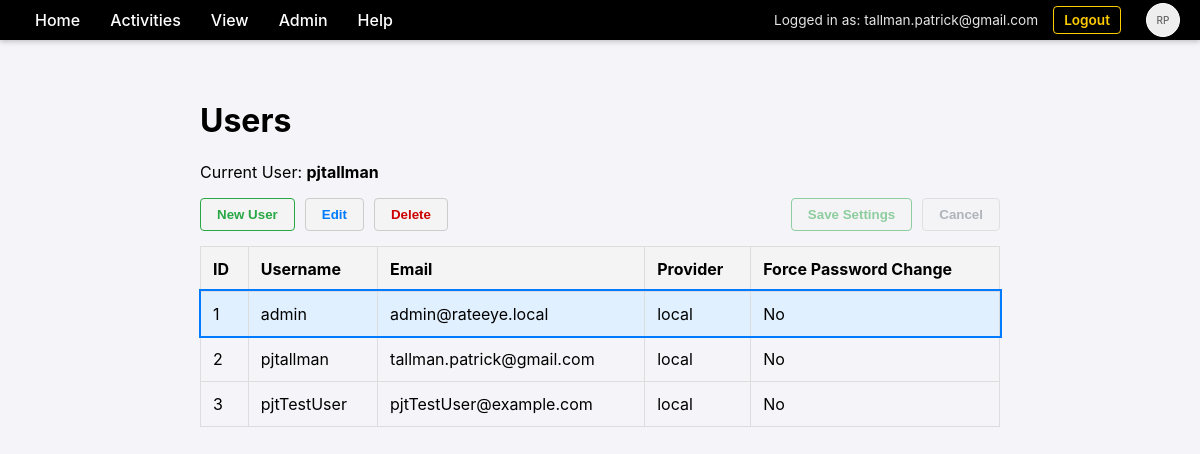
The app's page /admin/users (signed in) with its own data.
### database.py (models this page shows)
class User(Base):
    __tablename__ = "users"
    id = Column(Integer, primary_key=True, index=True)
    username = Column(String, unique=True, index=True)
    email = Column(String, unique=True, index=True)
    hashed_password = Column(String, nullable=True)
    is_authorized = Column(Boolean, default=True)
    force_password_change = Column(Boolean, default=False)
    provider = Column(String, default="local")
    profile_json = Column(Text, nullable=True)
    photo_url = Column(String, nullable=True)
    settings = relationship("UserSetting", back_populates="user", cascade="all, delete-orphan")
    roles = relationship("Role", secondary=user_roles, back_populates="users")
    permissions = relationship("Permission", back_populates="user", cascade="all, delete-orphan")

### main.py (the view)
@app.get("/admin/users", response_class=HTMLResponse, tags=[PageType.MAINTENANCE])
async def list_users(
    request: Request,
    accept_language: str = Header(None),
    user: User = Depends(check_page_permission),
    db: Session = Depends(get_db)
):
    t = get_text(accept_language)
    users = db.query(User).all()
    return templates.TemplateResponse(request, "admin_users.html", {"t": t, "users": users, "user": user})

### templates/admin_users.html (shortened to what this page needs)
{% extends "base.html" %}
{% block content %}
    <h1>{{ t.heading_user_maintenance }}</h1>
    <p>{{ t.label_current_user }}: <strong>{{ user.username or user.email }}</strong></p>
    <div class="action-bar">
        <div class="left-actions">
            <button id="btn-new" class="btn-action btn-edit" style="color: #28a745; border-color: #28a745;">{{ t.btn_new_user }}</button>
            <button id="btn-edit" class="btn-action btn-edit">{{ t.btn_edit }}</button>
            <button id="btn-delete" class="btn-action btn-delete">{{ t.btn_delete }}</button>
        </div>
        <div class="right-actions">
            <button id="btn-save" class="btn-action btn-save" disabled>{{ t.btn_save }}</button>
            <button id="btn-cancel" class="btn-action btn-cancel" disabled>{{ t.btn_cancel }}</button>
        </div>
    </div>
    <table id="user-table">
        <thead>
            <tr>
                <th>{{ t.th_id }}</th>
                <th>{{ t.th_username }}</th>
                <th>{{ t.th_email }}</th>
                <th>{{ t.th_provider }}</th>
                <th>{{ t.th_force_pw_change }}</th>
            </tr>
        </thead>
        <tbody>
            {% for u in users %}
            <tr id="row-{{ u.id }}" data-user-id="{{ u.id }}" data-is-self="{{ 'true' if u.id == user.id else 'false' }}">
                <td>{{ u.id }}</td>
                <td class="col-username" data-original="{{ u.username }}">{{ u.username or u.email.split('@')[0] }}</td>
                <td class="col-email" data-original="{{ u.email }}">{{ u.email }}</td>
                <td>{{ u.provider }}</td>
                <td class="col-force-pw" data-original="{{ 'true' if u.force_password_change else 'false' }}">
                    {{ t.msg_yes if u.force_password_change else t.msg_no }}
                </td>
            </tr>
            {% endfor %}
        </tbody>
    </table>
{% endblock %}

### templates/base.html (shortened to what this page needs)
<!DOCTYPE html>
<html>
<head>
    <link rel="stylesheet" href="/static/css/style.css">
</head>
<body>
    <div class="menu-bar">
        <div class="menu-item" data-href="/">{{ t.item_home or 'Home' }}</div>
        <div class="menu-item">{{ t.menu_activities or 'Activities' }}
        </div>
        <div class="menu-item">{{ t.menu_view }}
        </div>
        {% if user and 'Admin' in user.roles | map(attribute='name') %}
        <div class="menu-item">{{ t.menu_admin or 'Admin' }}
        </div>
        {% endif %}
        <div class="menu-item">{{ t.menu_help }}
        </div>
        <div class="user-info">
            {% if user %}
                <span>{{ t.msg_logged_in_as }} {{ user.email }}</span>
                <a href="/logout" style="margin-right: 15px;">{{ t.nav_logout }}</a>
                <div class="menu-item" style="padding: 0;">
                    {% if user.photo_url %}
                        <img src="{{ user.photo_url }}" class="user-photo" alt="User Photo">
                    {% else %}
                        <div class="user-photo" style="display: flex; align-items: center; justify-content: center; font-size: 10px; color: #666;">
                            RP
                        </div>
                    {% endif %}
                </div>
            {% else %}
                <a href="/login">{{ t.nav_login }}</a>
                <a href="/register">{{ t.nav_register }}</a>
            {% endif %}
        </div>
    </div>
    <div class="content">
        {% block content %}{% endblock %}
    </div>
</body>
</html>

### static/css/style.css (style rules this page uses)
body { font-family: -apple-system, BlinkMacSystemFont, "Segoe UI", Roboto, Helvetica, Arial, sans-serif; margin: 0; padding: 0; background-color: #f4f4f9; }
.menu-bar { background-color: #000000; color: #ffffff; display: flex; padding: 0 20px; align-items: stretch; box-shadow: 0 2px 5px rgba(0,0,0,0.2); height: 40px; }
.menu-item { position: relative; padding: 0 15px; cursor: pointer; font-weight: 500; display: flex; align-items: center; }
.content { padding: 40px; max-width: 800px; margin: 0 auto; }
.user-info { margin-left: auto; display: flex; align-items: center; color: white; font-size: 0.85em; }
.user-info span { margin-right: 15px; opacity: 0.9; }
.user-info a { color: #ffcc00; font-weight: 600; text-decoration: none; padding: 5px 10px; border: 1px solid #ffcc00; border-radius: 4px; }
.user-photo { width: 32px; height: 32px; border-radius: 50%; background: #eee; margin-left: 10px; object-fit: cover; border: 1px solid #fff; }

### templates/admin_users.html (style rules this page uses)
table { width: 100%; border-collapse: collapse; margin-top: 10px; cursor: pointer; }
th, td { border: 1px solid #ddd; padding: 12px; text-align: left; }
th { background-color: #f4f4f4; }
.selected-row { background-color: #e0f0ff !important; outline: 2px solid #007bff; }
.action-bar { margin-bottom: 15px; display: flex; justify-content: space-between; align-items: center; }
.left-actions, .right-actions { display: flex; gap: 10px; }
.btn-action { padding: 8px 16px; font-weight: bold; cursor: pointer; border: 1px solid #ccc; background-color: #f4f4f4; border-radius: 4px; }
.btn-action:disabled { opacity: 0.5; cursor: not-allowed; }
.btn-delete { color: #c00; }
.btn-edit { color: #007bff; }
.btn-save { color: #28a745; border-color: #28a745; }
.btn-cancel { color: #6c757d; }

### records on screen
User: email "tallman.patrick@gmail.com", username "pjtallman", id "2", provider "local", force_password_change "No"
User: id "1", username "admin", email "admin@rateeye.local", provider "local", force_password_change "No"
User: id "3", username "pjtTestUser", email "pjtTestUser@example.com", provider "local", force_password_change "No"

### other values on screen
{{ t.item_home or 'Home' }} "Home"
{{ t.menu_activities or 'Activities' }} "Activities"
{{ t.menu_view }} "View"
{{ t.menu_admin or 'Admin' }} "Admin"
{{ t.menu_help }} "Help"
{{ t.msg_logged_in_as }} "Logged in as:"
{{ t.nav_logout }} "Logout"
{{ t.heading_user_maintenance }} "Users"
{{ t.label_current_user }} "Current User"
{{ t.btn_new_user }} "New User"
{{ t.btn_edit }} "Edit"
{{ t.btn_delete }} "Delete"
{{ t.btn_save }} "Save Settings"
{{ t.btn_cancel }} "Cancel"
{{ t.th_id }} "ID"
